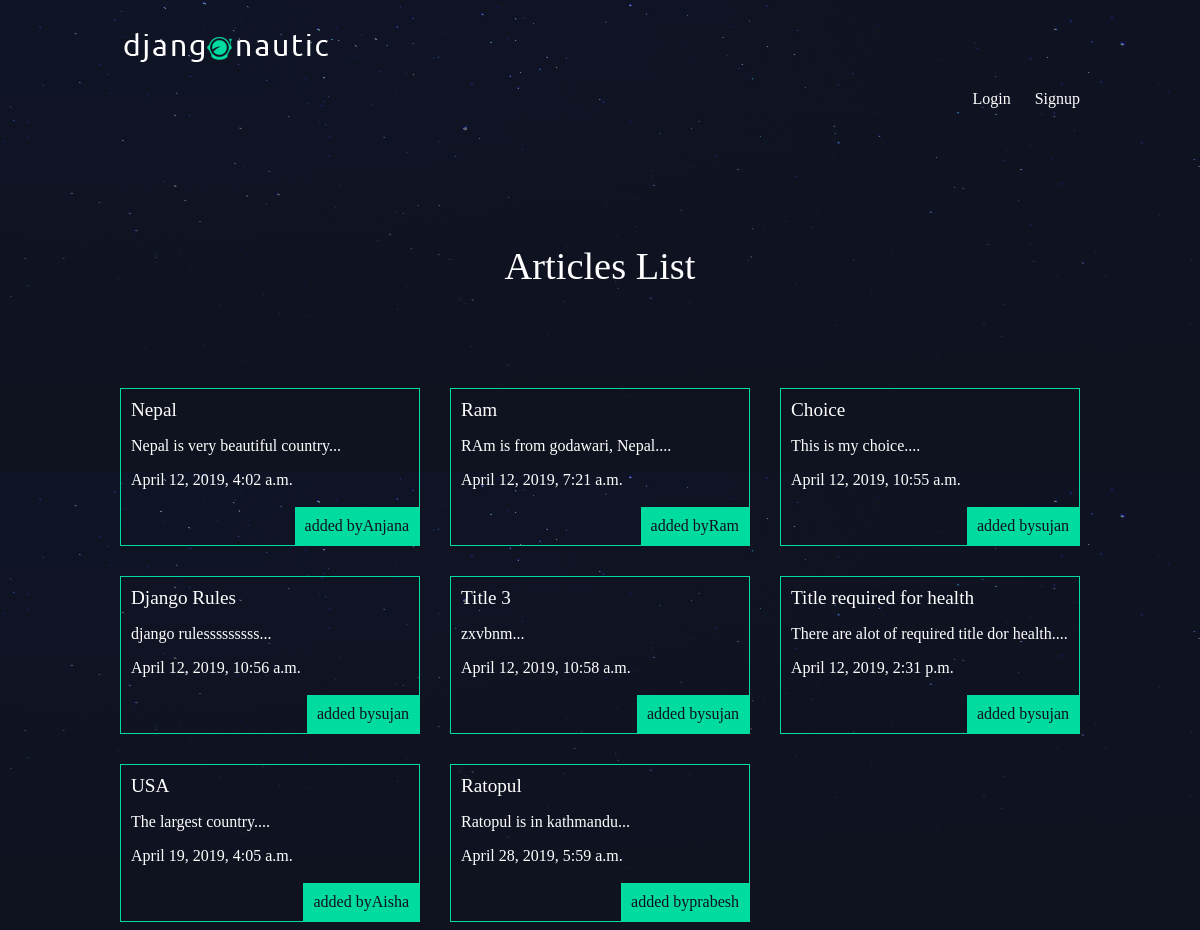
The app's page /articles/ with its own data.
### articles/models.py (models this page shows, shortened)
class Article(models.Model):
    title = models.CharField(max_length=100)
    slug = models.SlugField()
    body = models.TextField()
    date = models.DateTimeField(auto_now_add=True)
    thumb = models.ImageField(default='default.png', blank=True)
    author = models.ForeignKey(User, on_delete=models.CASCADE, default=None)
    def snippet(self):
        return self.body[:50] + '...'

### articles/views.py (the view)
def article_list(request):
    articles = Article.objects.all().order_by('date');
    return render(request, 'article_list.html', { 'articles': articles })

### articles/templates/article_list.html
{% extends 'base_layout.html' %}
{% block content%}
    <h1>Articles List</h1>
    <div class="articles">
    {% for article in articles %}
        <div class="article">
            <h2><a href="{% url 'articles:detail' slug=article.slug %}">{{ article.title }}</a></h2>
            <p>{{ article.snippet }}</p>
            <p>{{ article.date }}</p>
            <p class="author">added by{{article.author.username}}</p>
        </div>
    {% endfor %}
    </div>
{% endblock %}

### templates/base_layout.html (shortened to what this page needs)
{% load static from staticfiles %}
<!DOCTYPE html>
<html>
    <head>
        <link rel="stylesheet" href="{% static 'styles.css' %}">
    </head>
    <body>
        <header class="wrapper">
            <h1><a href="{% url 'home' %}"><img src="{% static 'logo.png' %}" alt="djangonautic" /></a></h1>
            <nav>
                <ul>
                    {% if user.is_authenticated %}
                        <li>
                            <form class="logout-link" action="/accounts/logout/" method="POST">
                                {%csrf_token%}
                                <button type="submit">Logout</button>
                            </form>
                        </li>
                    <li><a href="{%url 'articles:create'%}" class="highlight">New Article</a> </li>
                    {%else%}
                        <li><a href="{%url 'accounts:login'%}">Login</a> </li>
                        <li><a href="{%url 'accounts:signup'%}">Signup</a> </li>
                    {%endif%}
                </ul>
            </nav>
        </header>
        <div class="wrapper">
            {% block content %}
            {% endblock %}
        </div>
    </body>
</html>

### assets/styles.css (style rules this page uses)
body { background-color: #0f121f; background-image: url(/static/stars.png); background-repeat-y: no-repeat; color: #fff; }
body * { font-family: Ubuntu; }
h1, h2, h3, h4, h5 { font-weight: normal; margin: 0; }
a, a:hover, a:visited { color: #fff; text-decoration: none; }
.wrapper { max-width: 960px; margin: 0 auto; }
div.wrapper h1 { text-align: center; margin: 100px auto; font-size:2.4em; }
header { display: grid; grid-template-columns: 1 fr 1fr; padding: 20px 0; }
nav { justify-self: end; }
nav li { display: inline-block; margin-left: 20px; }
.articles { display: grid; grid-template-columns: 1fr 1fr 1fr; grid-gap: 30px; }
.article { padding: 10px; border: 1px solid #00dba0; position: relative; padding-bottom: 40px; }
.article h2 { font-size: 1.2em; }
.article .author { padding: 10px; background: #00dba0; position: absolute; right: 0; bottom: 0; margin: 0; color: #0f121f; }

### records on screen
Article: title "Nepal", snippet "Nepal is very beautiful country...", date "April 12, 2019, 4:02 a.m.", author.username "Anjana"
Article: title "Ram", snippet "RAm is from godawari, Nepal....", date "April 12, 2019, 7:21 a.m.", author.username "Ram"
Article: title "Choice", snippet "This is my choice....", date "April 12, 2019, 10:55 a.m.", author.username "sujan"
Article: title "Django Rules", snippet "django rulesssssssss...", date "April 12, 2019, 10:56 a.m.", author.username "sujan"
Article: title "Title 3", snippet "zxvbnm...", date "April 12, 2019, 10:58 a.m.", author.username "sujan"
Article: title "Title required for health", snippet "There are alot of required title dor health....", date "April 12, 2019, 2:31 p.m.", author.username "sujan"
Article: title "USA", snippet "The largest country....", date "April 19, 2019, 4:05 a.m.", author.username "Aisha"
Article: title "Ratopul", snippet "Ratopul is in kathmandu...", date "April 28, 2019, 5:59 a.m.", author.username "prabesh"
